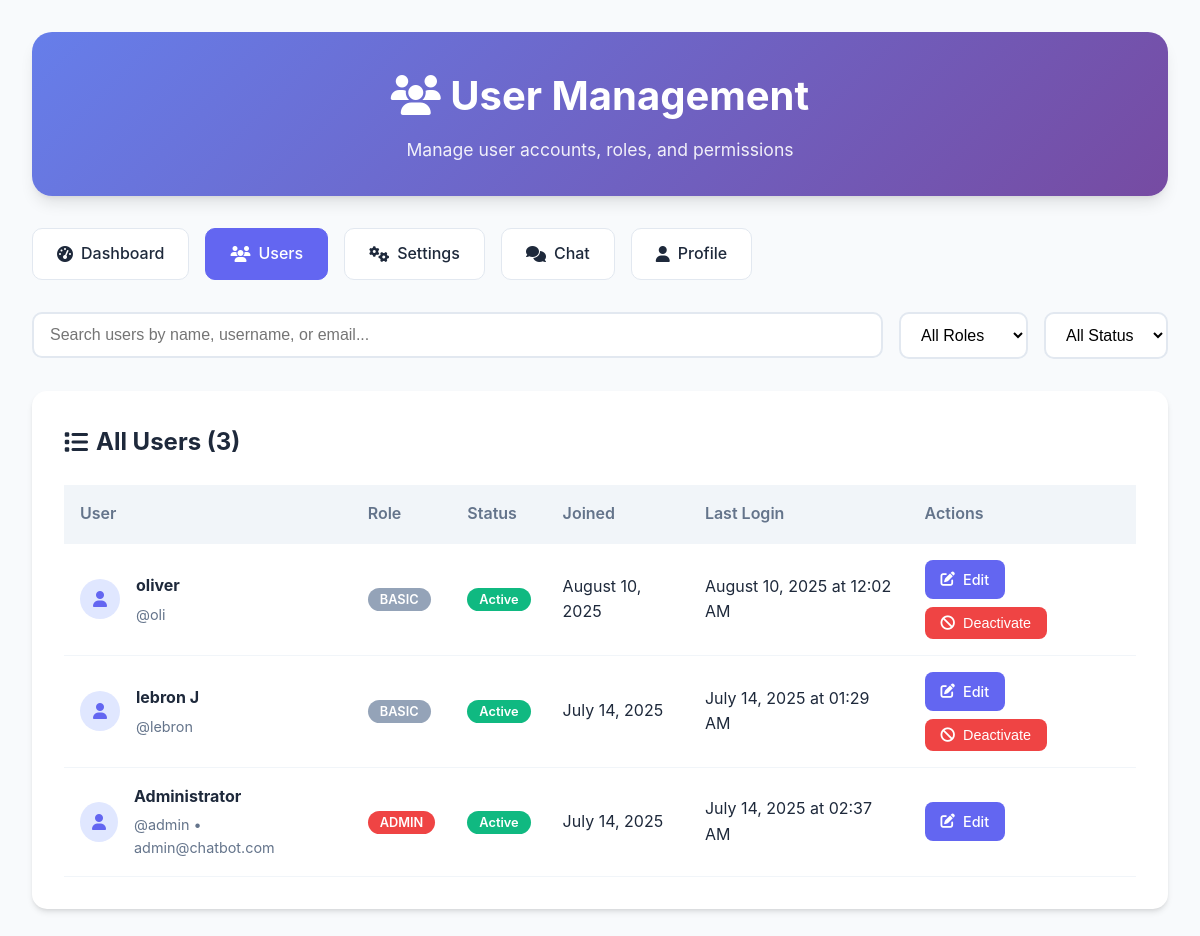
Page /admin/users (signed in) on the committed database.
### models.py (models this page shows, shortened)
class User(UserMixin, db.Model):
    __tablename__ = 'users'
    id = db.Column(db.Integer, primary_key=True)
    username = db.Column(db.String(80), unique=True, nullable=False)
    email = db.Column(db.String(120), unique=True, nullable=True)
    password_hash = db.Column(db.String(255), nullable=False)
    name = db.Column(db.String(100), nullable=False)
    role = db.Column(db.Enum(UserRole), default=UserRole.BASIC, nullable=False)
    avatar_url = db.Column(db.String(255), nullable=True)
    bio = db.Column(db.Text, nullable=True)
    is_active = db.Column(db.Boolean, default=True, nullable=False)
    created_at = db.Column(db.DateTime, default=datetime.utcnow, nullable=False)
    last_login = db.Column(db.DateTime, nullable=True)
    chat_sessions = db.relationship('ChatSession', backref='user', lazy=True, cascade='all, delete-orphan')
    def has_role(self, role):
        role_hierarchy = {
            UserRole.ADMIN: 4,
            UserRole.MODERATOR: 3,
            UserRole.PREMIUM: 2,
            UserRole.BASIC: 1
        }
        return role_hierarchy.get(self.role, 0) >= role_hierarchy.get(role, 0)

### app.py (the view)
        def decorated_function(*args, **kwargs):
            if not current_user.is_authenticated:
                return redirect(url_for('login'))
            if not current_user.has_role(role):
                flash('Access denied. Insufficient permissions.', 'error')
                return redirect(url_for('index'))
            return f(*args, **kwargs)

### app.py (called while the page is built)
@login_manager.user_loader
def load_user(user_id):
    return User.query.get(int(user_id))

def require_role(role):
    def decorator(f):
        def decorated_function(*args, **kwargs):
            if not current_user.is_authenticated:
                return redirect(url_for('login'))
            if not current_user.has_role(role):
                flash('Access denied. Insufficient permissions.', 'error')
                return redirect(url_for('index'))
            return f(*args, **kwargs)
        decorated_function.__name__ = f.__name__
        return decorated_function
    return decorator

@app.route('/admin/users')
@login_required
@require_role(UserRole.ADMIN)
def admin_users():
    users = User.query.order_by(User.created_at.desc()).all()
    return render_template('admin/users.html', users=users)

### templates/admin/users.html (shortened to what this page needs)
<!DOCTYPE html>
<html lang="en">
<head>
  <link href="https://cdnjs.cloudflare.com/ajax/libs/font-awesome/6.4.0/css/all.min.css" rel="stylesheet">
</head>
<body>
  <div class="container">
    <div class="header">
      <h1><i class="fas fa-users"></i> User Management</h1>
      <p>Manage user accounts, roles, and permissions</p>
    </div>
    <div class="nav-bar">
      <a href="{{ url_for('admin_dashboard') }}" class="nav-btn">
        <i class="fas fa-tachometer-alt"></i> Dashboard
      </a>
      <a href="{{ url_for('admin_users') }}" class="nav-btn active">
        <i class="fas fa-users"></i> Users
      </a>
      <a href="{{ url_for('admin_settings') }}" class="nav-btn">
        <i class="fas fa-cogs"></i> Settings
      </a>
      <a href="{{ url_for('index') }}" class="nav-btn">
        <i class="fas fa-comments"></i> Chat
      </a>
      <a href="{{ url_for('profile') }}" class="nav-btn">
        <i class="fas fa-user"></i> Profile
      </a>
    </div>
    <div class="search-bar">
      <input type="text" class="search-input" placeholder="Search users by name, username, or email..." id="searchInput">
      <select class="filter-select" id="roleFilter">
        <option value="">All Roles</option>
      </select>
      <select class="filter-select" id="statusFilter">
        <option value="">All Status</option>
      </select>
    </div>
    <div class="card">
      <h2><i class="fas fa-list"></i> All Users ({{ users|length }})</h2>
      <table class="users-table">
        <thead>
          <tr>
            <th>User</th>
            <th>Role</th>
            <th>Status</th>
            <th>Joined</th>
            <th>Last Login</th>
            <th>Actions</th>
          </tr>
        </thead>
        <tbody>
          {% for user in users %}
          <tr class="user-row" data-role="{{ user.role.value }}" data-status="{{ 'active' if user.is_active else 'inactive' }}">
            <td>
              <div class="user-info">
                <div class="user-avatar">
                  <i class="fas fa-user"></i>
                </div>
                <div class="user-details">
                  <h4>{{ user.name }}</h4>
                  <p>@{{ user.username }}{% if user.email %} • {{ user.email }}{% endif %}</p>
                </div>
              </div>
            </td>
            <td>
              <span class="role-badge role-{{ user.role.value }}">
                {{ user.role.value }}
              </span>
            </td>
            <td>
              <span class="status-badge status-{{ 'active' if user.is_active else 'inactive' }}">
                {{ 'Active' if user.is_active else 'Inactive' }}
              </span>
            </td>
            <td>{{ user.created_at.strftime('%B %d, %Y') }}</td>
            <td>
              {% if user.last_login %}
                {{ user.last_login.strftime('%B %d, %Y at %I:%M %p') }}
              {% else %}
                Never
              {% endif %}
            </td>
            <td>
              <div style="display: flex; gap: 0.5rem; flex-wrap: wrap;">
                <a href="{{ url_for('admin_edit_user', user_id=user.id) }}" class="btn btn-primary">
                  <i class="fas fa-edit"></i> Edit
                </a>
                {% if user.id != current_user.id %}
                <button class="btn btn-danger" onclick="toggleUserStatus({{ user.id }}, '{{ 'deactivate' if user.is_active else 'activate' }}')">
                  <i class="fas fa-{{ 'ban' if user.is_active else 'check' }}"></i>
                  {{ 'Deactivate' if user.is_active else 'Activate' }}
                </button>
                {% endif %}
              </div>
            </td>
          </tr>
          {% endfor %}
        </tbody>
      </table>
    </div>
  </div>
</body>
</html>

### templates/admin/users.html (style rules this page uses)
:root { --primary: #6366f1; --primary-dark: #4f46e5; --primary-light: #818cf8; --secondary: #f8fafc; --accent: #e0e7ff; --text-primary: #1e293b; --text-secondary: #64748b; --text-muted: #94a3b8; --border: #e2e8f0; --border-light: #f1f5f9; --success: #10b981; --error: #ef4444; --warning: #f59e0b; --bg-gradient: linear-gradient(135deg, #667eea 0%, #764ba2 100%); --shadow-sm: 0 1px 2px 0 rgb(0 0 0 / 0.05); --shadow-md: 0 4px 6px -1px rgb(0 0 0 / 0.1), 0 2px 4px -2px rgb(0 0 0 / 0.1); --shadow-lg: 0 10px 15px -3px rgb(0 0 0 / 0.1), 0 4px 6px -4px rgb(0 0 0 / 0.1); --shadow-xl: 0 20px 25px -5px rgb(0 0 0 / 0.1), 0 8px 10px -6px rgb(0 0 0 / 0.1); }
* { margin: 0; padding: 0; box-sizing: border-box; }
body { font-family: -apple-system, BlinkMacSystemFont, 'Segoe UI', Roboto, 'Helvetica Neue', Arial, sans-serif; background: var(--secondary); color: var(--text-primary); line-height: 1.6; }
.container { max-width: 1400px; margin: 0 auto; padding: 2rem; }
.header { background: var(--bg-gradient); color: white; padding: 2rem; border-radius: 20px; margin-bottom: 2rem; text-align: center; box-shadow: var(--shadow-lg); }
.header h1 { font-size: 2.5rem; margin-bottom: 0.5rem; }
.header p { opacity: 0.9; font-size: 1.1rem; }
.nav-bar { display: flex; gap: 1rem; margin-bottom: 2rem; flex-wrap: wrap; }
.nav-btn { padding: 0.75rem 1.5rem; background: white; border: 1px solid var(--border); border-radius: 10px; text-decoration: none; color: var(--text-primary); font-weight: 500; transition: all 0.2s ease; display: flex; align-items: center; gap: 0.5rem; }
.nav-btn.active { background: var(--primary); color: white; border-color: var(--primary); }
.card { background: white; border-radius: 15px; padding: 2rem; box-shadow: var(--shadow-md); }
.card h2 { margin-bottom: 1.5rem; color: var(--text-primary); display: flex; align-items: center; gap: 0.5rem; }
.users-table { width: 100%; border-collapse: collapse; margin-top: 1rem; }
.users-table th, .users-table td { padding: 1rem; text-align: left; border-bottom: 1px solid var(--border-light); }
.users-table th { background: var(--border-light); font-weight: 600; color: var(--text-secondary); }
.user-avatar { width: 40px; height: 40px; border-radius: 50%; background: var(--accent); display: flex; align-items: center; justify-content: center; color: var(--primary); font-weight: 600; }
.user-info { display: flex; align-items: center; gap: 1rem; }
.user-details h4 { margin-bottom: 0.25rem; color: var(--text-primary); }
.user-details p { color: var(--text-secondary); font-size: 0.9rem; }
.role-badge { padding: 0.25rem 0.75rem; border-radius: 20px; font-size: 0.8rem; font-weight: 600; text-transform: uppercase; }
.role-admin { background: var(--error); color: white; }
.role-basic { background: var(--text-muted); color: white; }
.status-badge { padding: 0.25rem 0.75rem; border-radius: 20px; font-size: 0.8rem; font-weight: 600; }
.status-active { background: var(--success); color: white; }
.btn { padding: 0.5rem 1rem; border: none; border-radius: 8px; font-size: 0.9rem; font-weight: 500; cursor: pointer; text-decoration: none; display: inline-flex; align-items: center; gap: 0.5rem; transition: all 0.2s ease; }
.btn-primary { background: var(--primary); color: white; }
.btn-danger { background: var(--error); color: white; }
.search-bar { display: flex; gap: 1rem; margin-bottom: 2rem; align-items: center; flex-wrap: wrap; }
.search-input { flex: 1; min-width: 300px; padding: 0.75rem 1rem; border: 2px solid var(--border); border-radius: 10px; font-size: 1rem; transition: all 0.2s ease; }
.filter-select { padding: 0.75rem 1rem; border: 2px solid var(--border); border-radius: 10px; font-size: 1rem; background: white; cursor: pointer; }

### rows in the picture
User: name "oliver", username "oli", role.value "BASIC", is_active "Active", created_at "August 10, 2025", last_login "August 10, 2025 at 12:02 AM", is_active "Deactivate"
User: name "lebron J", username "lebron", role.value "BASIC", is_active "Active", created_at "July 14, 2025", last_login "July 14, 2025 at 01:29 AM", is_active "Deactivate"
User: name "Administrator", username "admin", email "admin@chatbot.com", role.value "ADMIN", is_active "Active", created_at "July 14, 2025", last_login "July 14, 2025 at 02:37 AM"

### other values in the picture
{{ users|length }} "3"
